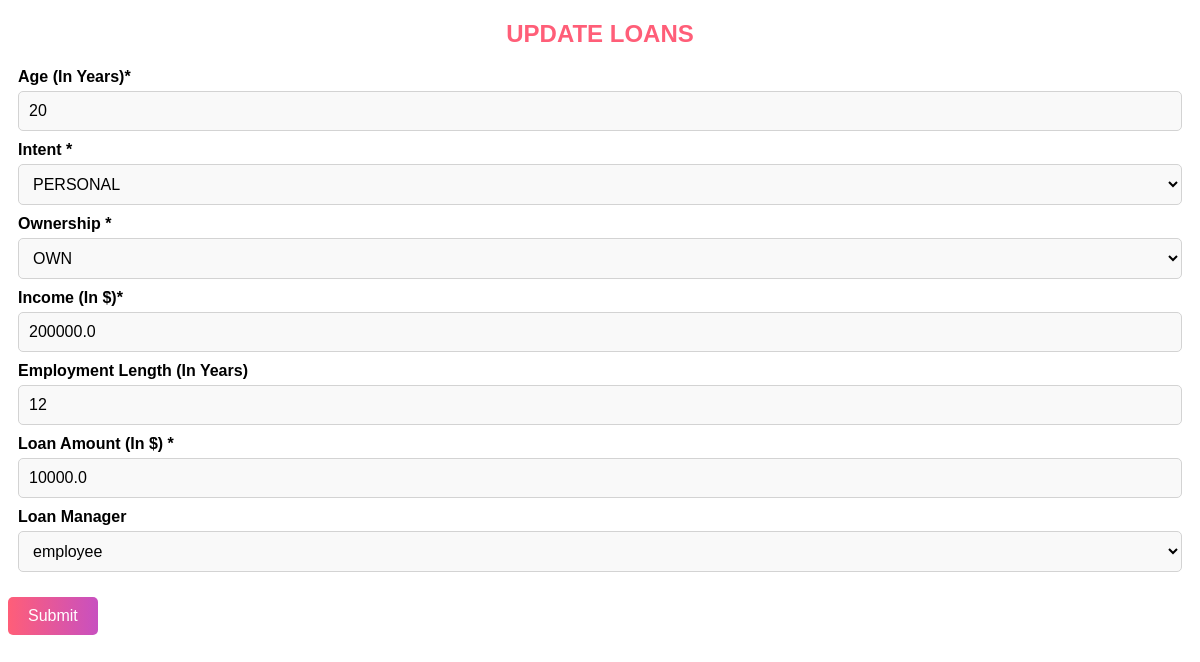
The page /loan/update/1012/ (signed in) on the database its author committed.
### loan_approval/models.py (models this page shows)
class Loan(models.Model):
    OWNERSHIP_CHOICES = [('RENT','RENT'),
                         ('OWN','OWN'),
                         ('MORTGAGE','MORTGAGE'),
                         ('OTHER','OTHER')
                         ]
    INTENTIONS = [('PERSONAL','PERSONAL'),
                  ('EDUCATION','EDUCATION'),
                  ('MEDICAL','MEDICAL'),
                  ('VENTURE','VENTURE'),
                  ('HOMEIMPROVEMENT','HOMEIMPROVEMENT'),
                  ('DEBTCONSOLIDATION','DEBTCONSOLIDATION')
                  ]
    home_ownership = models.CharField(max_length=10,choices=OWNERSHIP_CHOICES)
    emp_length = models.PositiveIntegerField(validators=[MinValueValidator(0),
                                       MaxValueValidator(43)])
    loan_amount = models.FloatField(validators=[MinValueValidator(0.0),
                                       MaxValueValidator(40000.0)])
    person_age = models.PositiveIntegerField(validators=[MinValueValidator(18),
                                       MaxValueValidator(110)])
    income = models.FloatField(validators=[MinValueValidator(1000.0),
                                       MaxValueValidator(7000000.0)])
    loan_intent = models.CharField(max_length=20,choices=INTENTIONS)
    applicant_details = models.ForeignKey(Applicant, on_delete=models.CASCADE)
    managed_by = models.ForeignKey(Employee, on_delete=models.SET_NULL, null=True)

### loan_approval/views.py (the view, shortened to what this page needs)
# urls.py: path('loan/update/<int:id>/',update_loan_request, name='loan_update'),
@login_required(login_url=reverse_lazy('loan_approval:user_login'))
def update_loan_request(request,id):
    if request.method =="GET":
        obj = get_object_or_404(Loan, id=id)
        form = LoanRequestModelForm(request.GET or None, instance = obj)
        return render(request, 'loan_approval/loan_update.html',{"form":form})

### loan_approval/forms.py (shortened to what this page needs)
class LoanRequestModelForm(forms.ModelForm):
    class Meta:
        model = Loan
        exclude = ['applicant_details',]

### loan_approval/models.py (called while the page is built)
    def __str__(self):
        return f'{self.employee.username}'

### loan_approval/templates/loan_approval/loan_update.html (shortened to what this page needs)
{% load static %}
<!DOCTYPE html>
<html lang="en">
<head>
    <link rel="stylesheet" href="{% static 'css/loan_request.css' %}" >
</head>
<body>
    {% if not user.is_staff %}
        <form method="post">
            <h2>UPDATE LOANS</h2>
                <div class="form-group">
                <label for="age">Age (In Years)*</label>
                {{form.person_age}}
            </div>
            <div class="form-group">
                <label for="intent">Intent *</label>
                {{form.loan_intent}}
            </div>
            <div class="form-group">
                <label for="ownership">Ownership *</label>
                {{form.home_ownership}}
            </div>
            <div class="form-group">
                <label for="income">Income (In $)*</label>
                {{form.income}}
            </div>
            <div class="form-group">
                <label for="employment-length">Employment Length (In Years)</label>
                {{form.emp_length}}
            </div>
            <div class="form-group">
                <label for="loan-amount">Loan Amount (In $) *</label>
                {{form.loan_amount}}
            </div>
            <div class="form-group">
                <label for="additional-info">Loan Manager</label>
                {{form.managed_by}}
            </div>
            <input type="submit" value="Submit">
        </form>
        {% else %}
<h3>Employee or Super User cannot update the record</h3>
{% endif %}
</body>
</html>

### static/css/loan_request.css (style rules this page uses)
* { font-family: "Poppins", sans-serif; }
h2 { text-align: center; color: #ff5e78; }
.form-group { display: flex; flex-direction: column; margin: 10px; }
label { font-weight: bold; margin-bottom: 5px; }
input[type="number"], select, textarea { padding: 10px; border: 1px solid lightgray; border-radius: 5px; font-size: 16px; background-color: #f9f9f9; }
input[type="submit"] { padding: 10px 20px; margin-top: 15px; background: linear-gradient(to right, #ff5e78, #c850c0); color: #ffffff; border: none; border-radius: 5px; font-size: 16px; cursor: pointer; align-self: center; transition: background-color 0.3s ease; }

### rows shown on the page
Loan: person_age "20", loan_intent "PERSONAL", home_ownership "OWN", income "200000.0", emp_length "12", loan_amount "10000.0", managed_by "employee"
